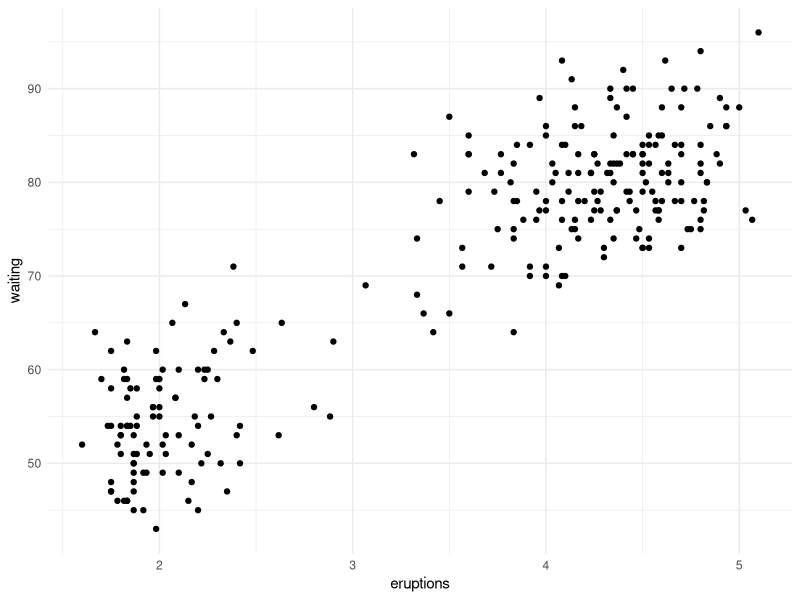
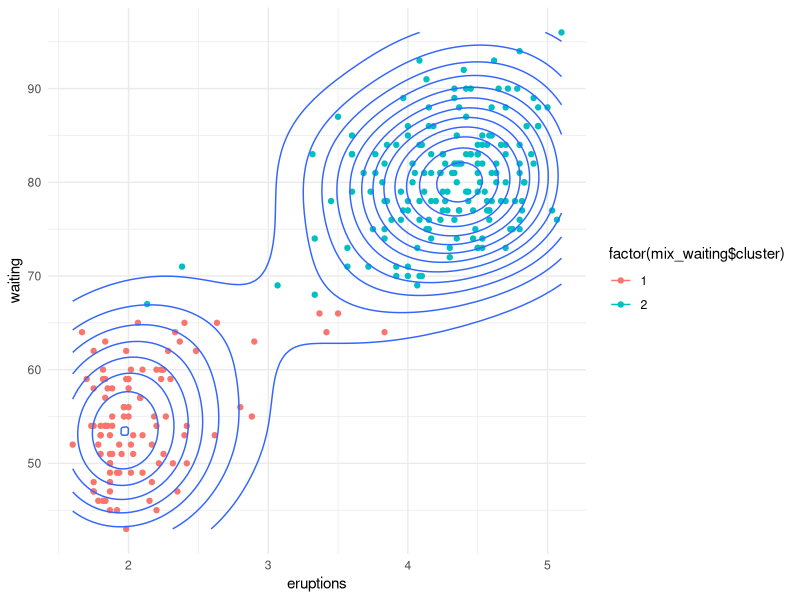
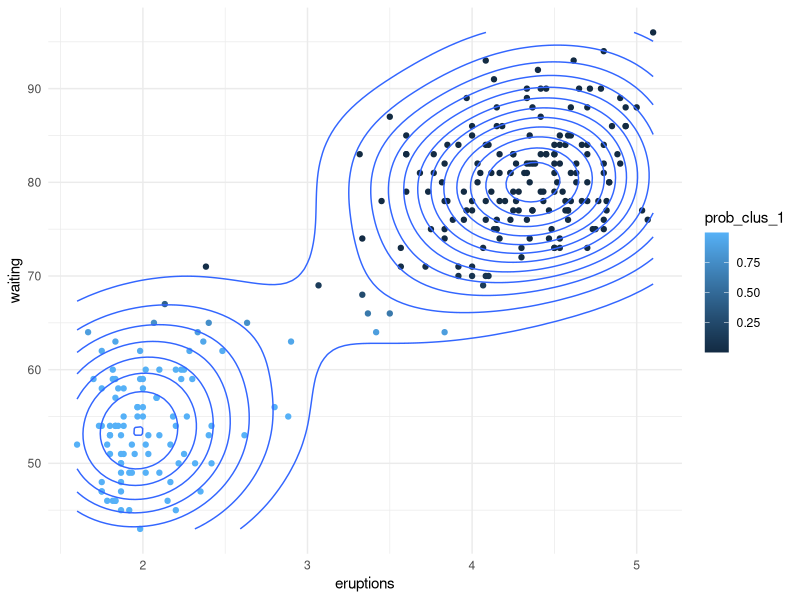

Recreate these plots in R, in order.
## ---- chunk 1
library(tidyverse)

# faithful data set is in base R
data(faithful)

head(faithful)

eruptions  = as.matrix(faithful[, 1, drop = FALSE])
wait_times = as.matrix(faithful[, 2, drop = FALSE])
## ---- chunk 2
em_mixture <- function(
  params,
  X,
  clusters = 2,
  tol = .00001,
  maxits  = 100,
  showits = TRUE
) {
  
  # Arguments are starting parameters (means, covariances, cluster probability),
  # data, number of clusters desired, tolerance, maximum iterations, and whether
  # to show iterations
  
  # Starting points
  N     = nrow(X)
  nams  = names(params)
  mu    = params$mu
  var   = params$var
  probs = params$probs
  
  # Other initializations
  # initialize cluster 'responsibilities', i.e. probability of cluster
  # membership for each observation i
  ri = matrix(0, ncol = clusters, nrow = N) 
  it = 0
  converged = FALSE
  
  if (showits)                                  # Show iterations
    cat(paste("Iterations of EM:", "\n"))
  
  while ((!converged) & (it < maxits)) { 
    probsOld = probs
    muOld = mu
    varOld = var
    riOld = ri
    
    # E
    # Compute responsibilities
    for (k in 1:clusters){
      ri[, k] = probs[k] * dnorm(X, mu[k], sd = sqrt(var[k]), log = FALSE)
    }
    
    ri = ri/rowSums(ri)
    
    # M
    rk = colSums(ri)           # rk is the weighted average cluster membership size
    probs = rk/N
    mu = (t(X) %*% ri) / rk    
    var = (t(X^2) %*% ri) / rk - mu^2
    
    # could do mu and var via log likelihood here, but this is more straightforward

    parmlistold     = rbind(probsOld, muOld, varOld)
    parmlistcurrent = rbind(probs, mu, var)
    
    it = it + 1
    
    # if showits true, & it =1 or divisible by 5 print message
    if (showits & it == 1 | it%%5 == 0)        
      cat(paste(format(it), "...", "\n", sep = ""))
    
    converged = max(abs(parmlistold - parmlistcurrent)) <= tol
  }
  
  clust = which(round(ri) == 1, arr.ind = TRUE) # create cluster membership
  clust = clust[order(clust[, 1]), 2]           # order according to row rather than cluster
  
  out = list(
    probs   = probs,
    mu      = mu,
    var     = var,
    resp    = ri,
    cluster = clust
  )
  
  out
} 
## ---- chunk 3
params1 = list(mu = c(2, 5),
               var = c(1, 1),
               probs = c(.5, .5))

params2 = list(mu = c(50, 90),
               var = c(1, 15),
               probs = c(.5, .5))  


## ---- chunk 4
mix_erupt   = em_mixture(params1, X = eruptions,  tol = 1e-8)
mix_waiting = em_mixture(params2, X = wait_times, tol = 1e-8)
## ---- chunk 5
library(flexmix)

flex_erupt = flexmix(eruptions ~ 1,
                     k = 2,
                     control = list(tolerance = 1e-8, iter.max = 100))

flex_wait = flexmix(wait_times ~ 1,
                    k = 2,
                    control = list(tolerance = 1e-8, iter.max = 100))
## ---- chunk 6
mean_var = rbind(mix_erupt$mu, sqrt(mix_erupt$var))
rownames(mean_var) = c('means', 'variances')
colnames(mean_var) = c('cluster 1', 'cluster 2')

mean_var_flex = parameters(flex_erupt)
rownames(mean_var_flex) = c('means', 'variances')
colnames(mean_var_flex) = c('cluster 1 flex', 'cluster 2 flex')


prob_membership     = mix_erupt$probs
prob_membership_flex = flex_erupt@size / sum(flex_erupt@size)

list(
  params = cbind(mean_var, mean_var_flex),
  clusterpobs = cbind(prob_membership, prob_membership_flex)
)
## ---- chunk 7
mean_var = rbind(mix_waiting$mu, sqrt(mix_waiting$var))
rownames(mean_var) = c('means', 'variances')
colnames(mean_var) = c('cluster 1', 'cluster 2')


mean_var_flex = parameters(flex_wait)
rownames(mean_var_flex) = c('means', 'variances')
colnames(mean_var_flex) = c('cluster 1 flex', 'cluster 2 flex')

prob_membership     = mix_waiting$probs
prob_membership_flex = flex_wait@size / sum(flex_wait@size)

list(
  params = cbind(mean_var, mean_var_flex),
  clusterpobs = cbind(prob_membership, prob_membership_flex)
)

qplot(x = eruptions, y = waiting, data = faithful) + theme_minimal()

ggplot(aes(x = eruptions, y = waiting), data = faithful) +
  geom_point(aes(color = factor(mix_waiting$cluster))) +
  geom_density2d() +
  theme_minimal()


faithful %>% 
  mutate(prob_clus_1 = mix_waiting$resp[, 1]) %>% 
  ggplot(aes(x = eruptions, y = waiting)) +
  geom_point(aes(color = prob_clus_1)) +
  geom_density2d() +
  theme_minimal()
